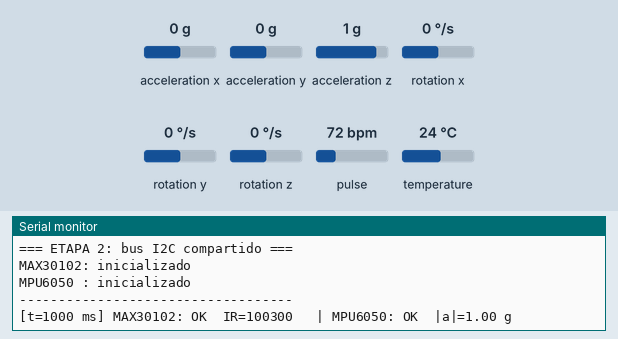
Simulated run of this sketch. Board: ESP32. On the bench: the last lines printed to the serial monitor. Inputs (shaded band) come from the test bench; at power-on: acceleration z 1 g, acceleration x 0 g, acceleration y 0 g, rotation x 0 °/s, rotation y 0 °/s, rotation z 0 °/s, pulse 72 bpm, temperature 24 °C.

Above: at 1.2 s.
1.3 s: acceleration z set to 0.6 g
At 2.6 s:
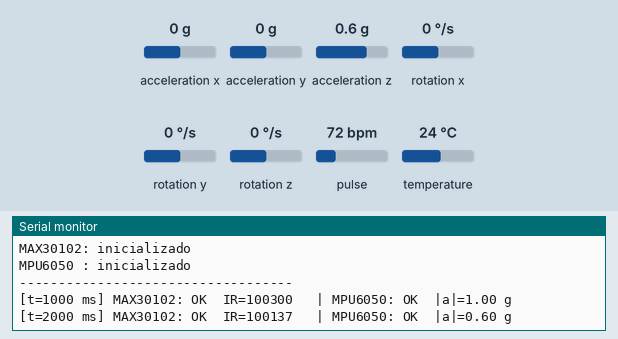
2.8 s: acceleration z set to 0.3 g
At 3.8 s:
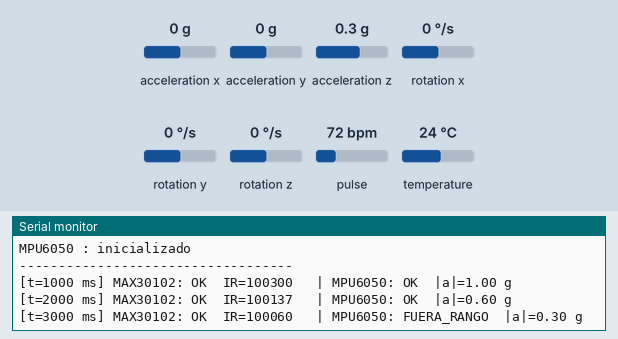
Timing chart, 0 to 5.8 s (numbered marks = the images above; inputs shaded):
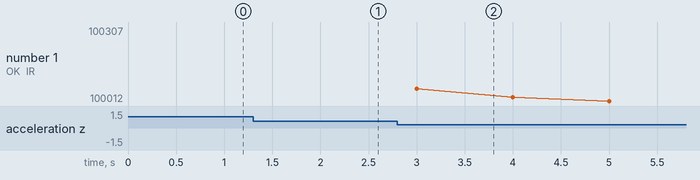

Measured:
- the behaviour switches between 0.5 and 0.4 g on acceleration z (found by bisection; images 1 and 2)
- after the input at 1.3 s, the serial monitor: prints a new line after 0.70 s (image 1)
- after the input at 2.8 s, the serial monitor: prints a new line after 0.20 s (image 2)

The sketch:

M_dulo2_i2c_dual_1.ino
```cpp
/*Módulo2 — Bus I2C compartido: MAX30102 + MPU6050

   Proyecto 6: Monitor Inalámbrico de Seguridad e Intervención
               Preventiva en Unidades de Internación Psiquiátrica

   Objetivo: los dos sensores I2C leyendo de forma simultánea, sin
   funciones bloqueantes, y reportando su estado por separado*/

#include <Wire.h>
#include "MAX30105.h"
#include <Adafruit_MPU6050.h>
#include <Adafruit_Sensor.h>
#include <math.h>


/*1. CONFIGURACIÓN PARA EL HARDWARE*/
// ---------- Bus I2C ----------
#define PIN_SDA            21
#define PIN_SCL            22
#define FREC_I2C_HZ        100000UL
#define DIR_MAX30102       0x57
#define DIR_MPU6050        0x68
// ---------- Períodos de muestreo, en milisegundos ----------
#define PERIODO_MAX30102    10       //100 Hz
#define PERIODO_MPU6050     10       //100 Hz
#define PERIODO_DIAGNOSTICO 1000
// ---------- Política de reintento ----------
#define UMBRAL_FALLOS        5       //fallos seguidos antes de marcar ERROR
// ---------- Rangos de validez ----------
#define IR_MINIMO_CONTACTO  50000UL  //por debajo: no hay dedo sobre el sensor
#define IR_MAXIMO           262143UL //saturación del ADC de 18 bits
#define ACEL_MAXIMA_G        16.0    //fondo de escala del MPU6050
#define ACEL_REPOSO_MIN_G     0.5    //magnitud mínima creíble (gravedad)
#define SERIAL_BAUDIOS      115200


/*2. MODELO DE DATOS*/
enum EstadoModulo {
  NO_INICIALIZADO,   //todavía no se intentó abrir el dispositivo
  LECTURA_OK,        //última operación exitosa
  ERROR_BUS,         //el dispositivo no responde
  FUERA_DE_RANGO,    //responde, pero el valor no es plausible
  SIN_DATO           //inicializado, aún sin primera medición
};
struct Medicion {
  float        valor;
  const char*  unidad;
  uint32_t     marca_tiempo;
  const char*  origen;
  bool         valida;
  EstadoModulo estado;
};
const char* nombreEstado(EstadoModulo e) {
  switch (e) {
    case NO_INICIALIZADO: return "NO_INIT";
    case LECTURA_OK:              return "OK";
    case ERROR_BUS:       return "ERROR_BUS";
    case FUERA_DE_RANGO:  return "FUERA_RANGO";
    case SIN_DATO:        return "SIN_DATO";
    default:              return "?";
  }
}
/* 3. VALIDACIÓN*/

EstadoModulo validarMAX30102(uint32_t ir) {

  //Caso 1: el sensor no responde en absoluto. Cuando el bus falla o la FIFO no entrega nada, la librería devuelve consistentemente 0. Un dedo real sobre el sensor nunca produce una lectura de exactamente cero.
  if (ir == 0) {
    return ERROR_BUS;
  }
  //Caso 2: el ADC llegó al tope de su rango (18 bits = 262143). El sensor está funcionando, pero saturado: problema de
  //configuración o de contacto excesivo, no una falla de bus.
  if (ir >= IR_MAXIMO) {
    return FUERA_DE_RANGO;
  }
  //Caso 3: el sensor responde, pero por debajo del umbral de contacto. No hay un dedo apoyado; el dispositivo funciona bien.
  if (ir < IR_MINIMO_CONTACTO) {
    return FUERA_DE_RANGO;
  }
  return LECTURA_OK;
}

EstadoModulo validarMPU6050(float ax, float ay, float az) {
  float magnitud = sqrt(ax*ax + ay*ay + az*az);

  //Caso 1: las tres componentes en cero exacto. Un MPU6050 real, incluso perfectamente quieto, siempre mide la aceleración de la gravedad (~1 g) en alguna combinación de ejes. 0.0 exacto en los tres solo ocurre si el bus no está respondiendo.
  if (ax == 0.0 && ay == 0.0 && az == 0.0) {
    return ERROR_BUS;
  }
  //Caso 2: la magnitud supera el fondo de escala configurado.  No es fisiológicamente plausible: más probable un golpe al
  //sensor o un error de lectura que movimiento real del paciente.
  if (magnitud > ACEL_MAXIMA_G) {
    return FUERA_DE_RANGO;
  }
  //Caso 3: magnitud sospechosamente baja, más probable ruido del
  //sensor que una medición real, incluso en reposo total.
  if (magnitud < ACEL_REPOSO_MIN_G) {
    return FUERA_DE_RANGO;
  }
  return LECTURA_OK;
}

EstadoModulo validarDS18B20(float temperatura) {
  if (temperatura <= -126.0 || fabs(temperatura - 85.0) < 0.01) {
    return ERROR_BUS;
  }
  if (temperatura < 20.0 || temperatura > 45.0) {
    return FUERA_DE_RANGO;
  }
  return LECTURA_OK;
}

/*4. ESTADO GLOBAL*/

MAX30105         max30102;
Adafruit_MPU6050 mpu;
Medicion medIR   = {0, "cuentas", 0, "MAX30102", false, NO_INICIALIZADO};
Medicion medAcel = {0, "g",       0, "MPU6050",  false, NO_INICIALIZADO};
uint8_t fallosMax = 0;
uint8_t fallosMpu = 0;
uint32_t tMax  = 0;
uint32_t tMpu  = 0;
uint32_t tDiag = 0;


/*5. MÓDULO MAX30102*/
bool inicializarMAX30102() {
  if (!max30102.begin(Wire, I2C_SPEED_STANDARD)) {
    medIR.estado = ERROR_BUS;
    return false;
  }
  //Parámetros
  max30102.setup(0x1F, 4, 2, 100, 411, 4096);
  medIR.estado = SIN_DATO;
  return true;
}
void actualizarMAX30102() {
  //check() consulta la FIFO sin bloquear. getIR() en cambio espera
  //internamente hasta 250 ms, lo que congelaría al MPU6050.
  max30102.check();
  if (!max30102.available()) {
    fallosMax++;
    if (fallosMax >= UMBRAL_FALLOS) medIR.estado = ERROR_BUS;
    return;
  }
  uint32_t ir = max30102.getFIFOIR();
  max30102.nextSample();
  EstadoModulo estado = validarMAX30102(ir);
  medIR.valor        = (float)ir;
  medIR.marca_tiempo = millis();
  medIR.estado       = estado;
  medIR.valida       = (estado == LECTURA_OK);

  if (estado == ERROR_BUS) fallosMax++;
  else                     fallosMax = 0;
}


/*6. MÓDULO MPU6050*/
bool inicializarMPU6050() {
  if (!mpu.begin(DIR_MPU6050, &Wire)) {
    medAcel.estado = ERROR_BUS;
    return false;
  }
  mpu.setAccelerometerRange(MPU6050_RANGE_16_G);
  mpu.setGyroRange(MPU6050_RANGE_2000_DEG);
  mpu.setFilterBandwidth(MPU6050_BAND_44_HZ);
  medAcel.estado = SIN_DATO;
  return true;
}

void actualizarMPU6050() {
  sensors_event_t a, g, temp;
  if (!mpu.getEvent(&a, &g, &temp)) {
    fallosMpu++;
    if (fallosMpu >= UMBRAL_FALLOS) medAcel.estado = ERROR_BUS;
    return;
  }

  const float G = 9.80665;
  float ax = a.acceleration.x / G;
  float ay = a.acceleration.y / G;
  float az = a.acceleration.z / G;

  EstadoModulo estado = validarMPU6050(ax, ay, az);
  medAcel.valor        = sqrt(ax*ax + ay*ay + az*az);
  medAcel.marca_tiempo = millis();
  medAcel.estado       = estado;
  medAcel.valida       = (estado == LECTURA_OK);
  if (estado == ERROR_BUS) fallosMpu++;
  else                     fallosMpu = 0;
}


/*7. DIAGNÓSTICO*/

void imprimirDiagnostico() {
  Serial.print("[t=");
  Serial.print(millis());
  Serial.print(" ms] MAX30102: ");
  Serial.print(nombreEstado(medIR.estado));
  Serial.print("  IR=");
  Serial.print(medIR.valor, 0);
  Serial.print("   | MPU6050: ");
  Serial.print(nombreEstado(medAcel.estado));
  Serial.print("  |a|=");
  Serial.print(medAcel.valor, 2);
  Serial.println(" g");
}


/* 8. SETUP*/

void setup() {
  Serial.begin(SERIAL_BAUDIOS);
  Wire.begin(PIN_SDA, PIN_SCL, FREC_I2C_HZ);
  Serial.println();
  Serial.println("=== ETAPA 2: bus I2C compartido ===");
  //Que un sensor falle no puede detener al sistema completo.
  Serial.print("MAX30102: ");
  Serial.println(inicializarMAX30102() ? "inicializado" : "NO responde");
  Serial.print("MPU6050 : ");
  Serial.println(inicializarMPU6050() ? "inicializado" : "NO responde");
  Serial.println("-----------------------------------");
}

/*9. LOOP — planificador no bloqueante*/

void loop() {
  uint32_t ahora = millis();
  if (ahora - tMax >= PERIODO_MAX30102) {
    tMax = ahora;
    actualizarMAX30102();
  }
  if (ahora - tMpu >= PERIODO_MPU6050) {
    tMpu = ahora;
    actualizarMPU6050();
  }
  if (ahora - tDiag >= PERIODO_DIAGNOSTICO) {
    tDiag = ahora;
    imprimirDiagnostico();
  }
}
```
